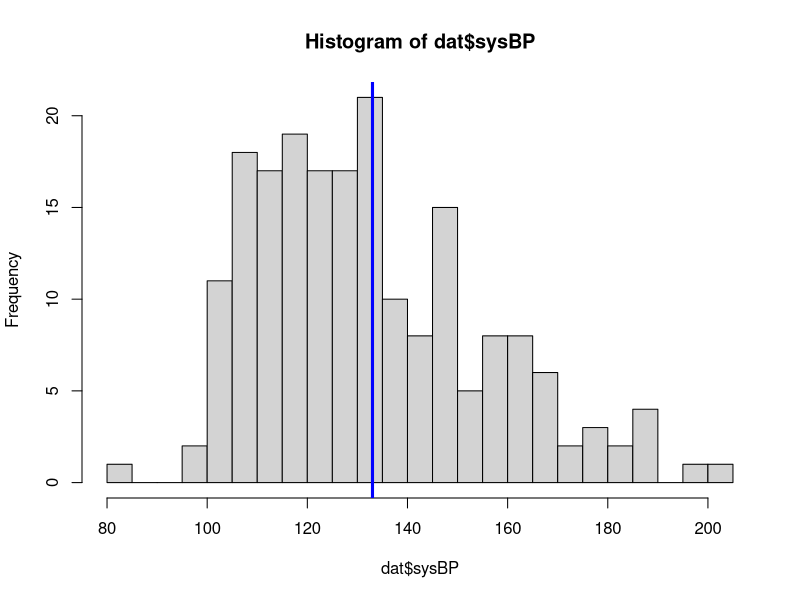
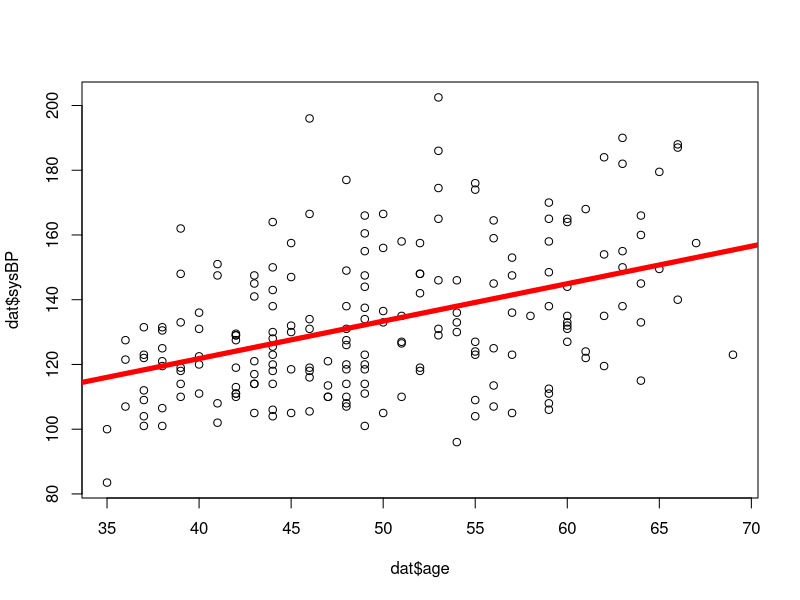
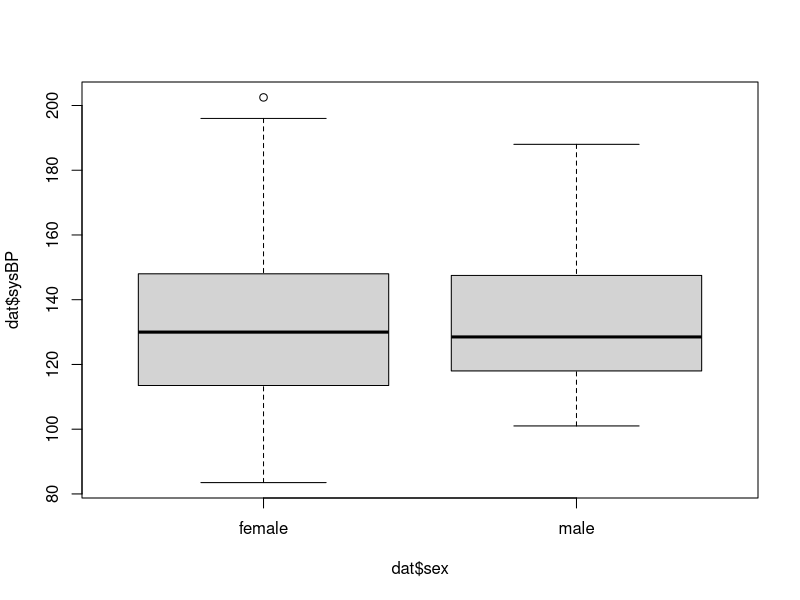
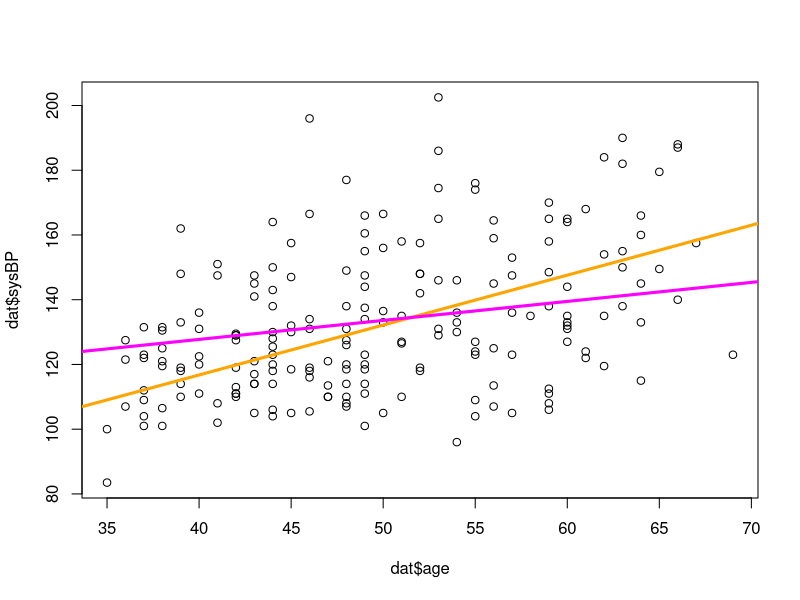

Write the R code that produced these figures, in order.
#=============
# R4ScHARR 
# Robert Smith & Paul Schneider
# Session 3 Script
#=============

#=============
# Check your R enviroment  -----
#=============

# check
ls()

# clear the clutter
rm(list = ls())

# re-check
ls()

#=============
# Importing data -----
#=============

# csv = comma separated values
## Local file path
dat <- read.csv("./data/df_framingham.csv")

## Downloading files from the internet
# dat <- read.csv("https://raw.githubusercontent.com/ScHARR-PHEDS/R4ScHARR/master/data/df_framingham.csv")


#====================#
# Get an overview of the data set ----
#====================#
str(dat)

# a common error: NA
mean(dat$sysBP)

# Inspect the first few rows of the data set
head(dat)

# --> NA values spooted!

#====================#
# Missing values  ----
#====================#
dat$sysBP

is.na( dat$sysBP)
sum( is.na( dat$sysBP ) ) 

# remove cases with missing values
dat <- dat[!is.na(dat$sysBP), ]
# dat <- dat[complete.cases(dat$sysBP), ]


#====================#
# Simple stats ----
#====================#

# average blood pressure
mean(dat$sysBP)
# standard deviation
sd(dat$sysBP)

# you can assign function outputs to objects
BP_mean <- mean(dat$sysBP)
BP_sd <- sd(dat$sysBP)

# and use these objects afterwards
BP_mean -  1.96 * BP_sd
BP_mean +  1.96 * BP_sd
# 
# quantile(dat$heartRate, probs = c(0.05, 0.95))


#====================#
# Plotting your data: the histogram ----
#====================#
hist(dat$sysBP, breaks = 25)
# add a line indicating the mean
abline(v = BP_mean, col = "blue",lwd = 3)

#====================#
# Plotting your data: the scatter plot ----
#====================#
plot(x = dat$age, y = dat$sysBP)


#====================#
# Linear regression ----
#====================#

# fit a model
fit.1 = lm(sysBP ~ age, data = dat)
# show summary results
summary(fit.1)
# compute 95% confidence intervalls
confint(fit.1)


# We can now add the regression line to the scatter plot
# plot(x = dat$age, y = dat$sysBP)
abline(fit.1, col = "red", lwd = 5)

# extract model coefficients
fit.1$coefficients
# Use coefficients to make predictions
fit.1$coefficients[1] + 50 * fit.1$coefficients[2]
# or use the 'predict' function for this:
# predict(fit.1, newdata = data.frame(age=40))

#

# ----------------------------------------
# Exercise 3 - Prelude

# Number of males and females in the data set
table(dat$sex)

# Bloodpressure by sex
## using a boxplot 
boxplot(dat$sysBP ~ dat$sex)
# no difference?

mean(dat$sysBP[dat$sex=="female"])
mean(dat$sysBP[dat$sex=="male"])
# indeed it seems, no difference

# multivariate regression
fit.multi = lm(sysBP ~ age + sex, data = dat)
summary(fit.multi)

# regressions seems to confirm this: 
# no difference in blood pressure between males and females?


# However, this is actually not what we would expect, as the literature on this topic
# is very clear in that there are signifcant differences in the diagnosis of
# blood pressure between males and females

# It's your job now to find out whats going on.
# Divide into 2 teams: one uses a male-only data set, the other a females-only dataset
# repeat the analysis for the subgroup and compare results






# ------------------------------------
# Exercise 3 - SOLUTION
# ------------------------------------

# Any questions/problems?

# Ask for answers to questions 3.11 and 3.12

# Any ideas what is going on here?

# Show:

## subgroup regressions
fit_f <- lm(sysBP ~ age , data = dat[dat$sex == "female",])
summary(fit_f)

fit_m <- lm(sysBP ~ age , data = dat[dat$sex == "male",])
summary(fit_m)

## plot with subgroup lines
plot(dat$age,dat$sysBP)
abline(fit_f, col = "orange",lwd = 3) # females
abline(fit_m, col = "magenta",lwd = 3) # males

# Interaction!
# need an interaction term
fit.int = lm(sysBP ~ age * sex, data = dat)
summary(fit.int) # sig.

# --> explore your data before running analysis!
# use plots, subsets, and summary stats to get a feel for the
# variables you are dealing with.
